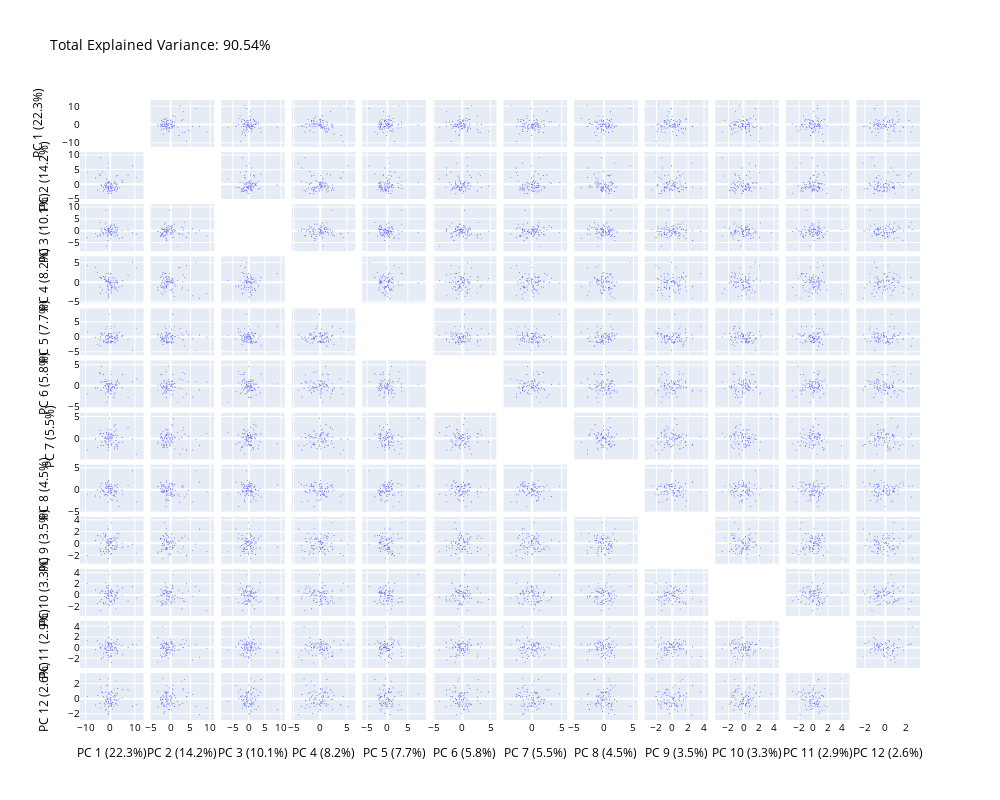

Notebook code for this chart:
### Code cell
pca = PCA(n_components=0.9).fit(X_scaled)

components = pca.fit_transform(X_scaled)
total_var = pca.explained_variance_ratio_.sum() * 100
n_components = len(pca.explained_variance_ratio_)

labels = {str(i): f"PC {i+1}" for i in range(n_components)}
labels['color'] = 'Median Price'
labels = {
    str(i): f"PC {i+1} ({var:.1f}%)"
    for i, var in enumerate(pca.explained_variance_ratio_ * 100)
}

fig = px.scatter_matrix(
    components,
    dimensions=range(n_components),
    labels=labels,
    title=f'Total Explained Variance: {total_var:.2f}%',
)
fig.update_traces(marker_size=1, diagonal_visible=False)

fig.update_layout(
    font=dict(size=10, color='black'),
    autosize=False,
    width=1000,
    height=800,
)
fig.show()
